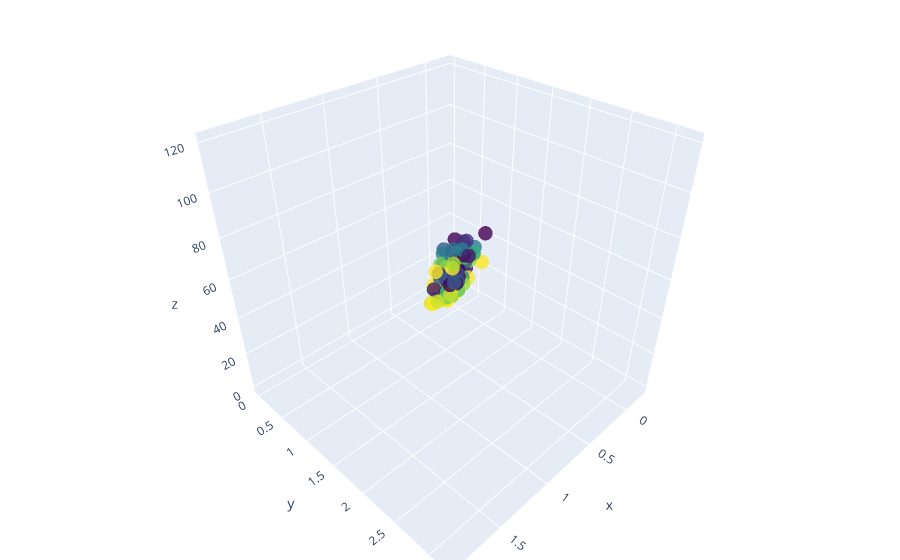

The cell this chart's notebook holds for it:
### Code cell
fig_c1 = go.Figure(data=[go.Scatter3d(
    x=x_c1,
    y=y_c1,
    z=z_c1,
    mode='markers',
    marker=dict(
        size=5,
        color=x,                # set color to an array/list of desired values
        colorscale='Viridis',   # choose a colorscale
        opacity=0.8
    )
)])



fig_c1.update_layout(margin=dict(l=0, r=0, b=0, t=0))
fig_c1.show()
